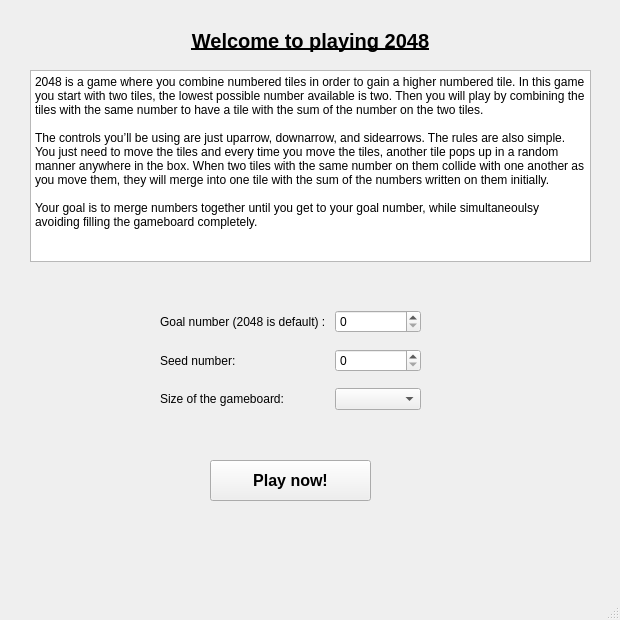
<?xml version="1.0" encoding="UTF-8"?>
<ui version="4.0">
 <class>MainWindow</class>
 <widget class="QMainWindow" name="MainWindow">
  <property name="geometry">
   <rect>
    <x>0</x>
    <y>0</y>
    <width>620</width>
    <height>620</height>
   </rect>
  </property>
  <property name="windowTitle">
   <string>MainWindow</string>
  </property>
  <widget class="QWidget" name="centralwidget">
   <widget class="QStackedWidget" name="stackedWidget">
    <property name="geometry">
     <rect>
      <x>0</x>
      <y>0</y>
      <width>621</width>
      <height>571</height>
     </rect>
    </property>
    <property name="currentIndex">
     <number>0</number>
    </property>
    <widget class="QWidget" name="menuPage">
     <widget class="QLabel" name="label">
      <property name="geometry">
       <rect>
        <x>0</x>
        <y>20</y>
        <width>621</width>
        <height>41</height>
       </rect>
      </property>
      <property name="font">
       <font>
        <pointsize>15</pointsize>
        <bold>true</bold>
        <underline>true</underline>
       </font>
      </property>
      <property name="text">
       <string>Welcome to playing 2048</string>
      </property>
      <property name="alignment">
       <set>Qt::AlignCenter</set>
      </property>
     </widget>
     <widget class="QTextBrowser" name="ruleTextBrowser">
      <property name="geometry">
       <rect>
        <x>30</x>
        <y>70</y>
        <width>561</width>
        <height>192</height>
       </rect>
      </property>
      <property name="html">
       <string>&lt;!DOCTYPE HTML PUBLIC &quot;-//W3C//DTD HTML 4.0//EN&quot; &quot;http://www.w3.org/TR/REC-html40/strict.dtd&quot;&gt;
&lt;html&gt;&lt;head&gt;&lt;meta name=&quot;qrichtext&quot; content=&quot;1&quot; /&gt;&lt;meta charset=&quot;utf-8&quot; /&gt;&lt;style type=&quot;text/css&quot;&gt;
p, li { white-space: pre-wrap; }
&lt;/style&gt;&lt;/head&gt;&lt;body style=&quot; font-family:'Segoe UI'; font-size:9pt; font-weight:400; font-style:normal;&quot;&gt;
&lt;p style=&quot; margin-top:0px; margin-bottom:0px; margin-left:0px; margin-right:0px; -qt-block-indent:0; text-indent:0px;&quot;&gt;2048 is a game where you combine numbered tiles in order to gain a higher numbered tile. In this game you start with two tiles, the lowest possible number available is two. Then you will play by combining the tiles with the same number to have a tile with the sum of the number on the two tiles.&lt;/p&gt;
&lt;p style=&quot;-qt-paragraph-type:empty; margin-top:0px; margin-bottom:0px; margin-left:0px; margin-right:0px; -qt-block-indent:0; text-indent:0px;&quot;&gt;&lt;br /&gt;&lt;/p&gt;
&lt;p style=&quot; margin-top:0px; margin-bottom:0px; margin-left:0px; margin-right:0px; -qt-block-indent:0; text-indent:0px;&quot;&gt;The controls you’ll be using are just uparrow, downarrow, and sidearrows. The rules are also simple. You just need to move the tiles and every time you move the tiles, another tile pops up in a random manner anywhere in the box. When two tiles with the same number on them collide with one another as you move them, they will merge into one tile with the sum of the numbers written on them initially.&lt;/p&gt;
&lt;p style=&quot;-qt-paragraph-type:empty; margin-top:0px; margin-bottom:0px; margin-left:0px; margin-right:0px; -qt-block-indent:0; text-indent:0px;&quot;&gt;&lt;br /&gt;&lt;/p&gt;
&lt;p style=&quot; margin-top:0px; margin-bottom:0px; margin-left:0px; margin-right:0px; -qt-block-indent:0; text-indent:0px;&quot;&gt;Your goal is to merge numbers together until you get to your goal number, while simultaneoulsy avoiding filling the gameboard completely.&lt;/p&gt;&lt;/body&gt;&lt;/html&gt;</string>
      </property>
     </widget>
     <widget class="QWidget" name="gridLayoutWidget">
      <property name="geometry">
       <rect>
        <x>160</x>
        <y>300</y>
        <width>261</width>
        <height>121</height>
       </rect>
      </property>
      <layout class="QGridLayout" name="gridLayout">
       <item row="1" column="0">
        <widget class="QLabel" name="SeedNumberLabel">
         <property name="text">
          <string>Seed number:</string>
         </property>
        </widget>
       </item>
       <item row="0" column="1">
        <widget class="QSpinBox" name="goalSpinBox"/>
       </item>
       <item row="1" column="1">
        <widget class="QSpinBox" name="seedSpinBox"/>
       </item>
       <item row="0" column="0">
        <widget class="QLabel" name="goalNumberLabel">
         <property name="text">
          <string>Goal number (2048 is default) : </string>
         </property>
        </widget>
       </item>
       <item row="2" column="1">
        <widget class="QComboBox" name="gameboardSizeComboBox"/>
       </item>
       <item row="2" column="0">
        <widget class="QLabel" name="GameboardSizeLabel">
         <property name="text">
          <string>Size of the gameboard:</string>
         </property>
        </widget>
       </item>
      </layout>
     </widget>
     <widget class="QPushButton" name="playButton">
      <property name="geometry">
       <rect>
        <x>210</x>
        <y>460</y>
        <width>161</width>
        <height>41</height>
       </rect>
      </property>
      <property name="font">
       <font>
        <pointsize>12</pointsize>
        <bold>true</bold>
       </font>
      </property>
      <property name="text">
       <string>Play now!</string>
      </property>
     </widget>
    </widget>
    <widget class="QWidget" name="gamePage">
     <widget class="QPushButton" name="menuButton">
      <property name="geometry">
       <rect>
        <x>90</x>
        <y>30</y>
        <width>80</width>
        <height>24</height>
       </rect>
      </property>
      <property name="text">
       <string>Exit to menu</string>
      </property>
     </widget>
     <widget class="QGraphicsView" name="gamebooardGraphicsView">
      <property name="geometry">
       <rect>
        <x>90</x>
        <y>100</y>
        <width>450</width>
        <height>450</height>
       </rect>
      </property>
      <property name="verticalScrollBarPolicy">
       <enum>Qt::ScrollBarAlwaysOff</enum>
      </property>
      <property name="horizontalScrollBarPolicy">
       <enum>Qt::ScrollBarAlwaysOff</enum>
      </property>
      <property name="sizeAdjustPolicy">
       <enum>QAbstractScrollArea::AdjustToContentsOnFirstShow</enum>
      </property>
      <property name="alignment">
       <set>Qt::AlignLeading|Qt::AlignLeft|Qt::AlignTop</set>
      </property>
     </widget>
     <widget class="QPushButton" name="pushButton">
      <property name="geometry">
       <rect>
        <x>360</x>
        <y>30</y>
        <width>80</width>
        <height>24</height>
       </rect>
      </property>
      <property name="text">
       <string>PushButton</string>
      </property>
     </widget>
     <widget class="QPushButton" name="pushButton_2">
      <property name="geometry">
       <rect>
        <x>440</x>
        <y>60</y>
        <width>80</width>
        <height>24</height>
       </rect>
      </property>
      <property name="text">
       <string>PushButton</string>
      </property>
     </widget>
     <widget class="QPushButton" name="pushButton_3">
      <property name="geometry">
       <rect>
        <x>440</x>
        <y>0</y>
        <width>80</width>
        <height>24</height>
       </rect>
      </property>
      <property name="text">
       <string>PushButton</string>
      </property>
     </widget>
     <widget class="QPushButton" name="pushButton_4">
      <property name="geometry">
       <rect>
        <x>520</x>
        <y>30</y>
        <width>80</width>
        <height>24</height>
       </rect>
      </property>
      <property name="text">
       <string>PushButton</string>
      </property>
     </widget>
    </widget>
   </widget>
  </widget>
  <widget class="QMenuBar" name="menubar">
   <property name="geometry">
    <rect>
     <x>0</x>
     <y>0</y>
     <width>620</width>
     <height>21</height>
    </rect>
   </property>
  </widget>
  <widget class="QStatusBar" name="statusbar"/>
 </widget>
 <resources/>
 <connections/>
</ui>
